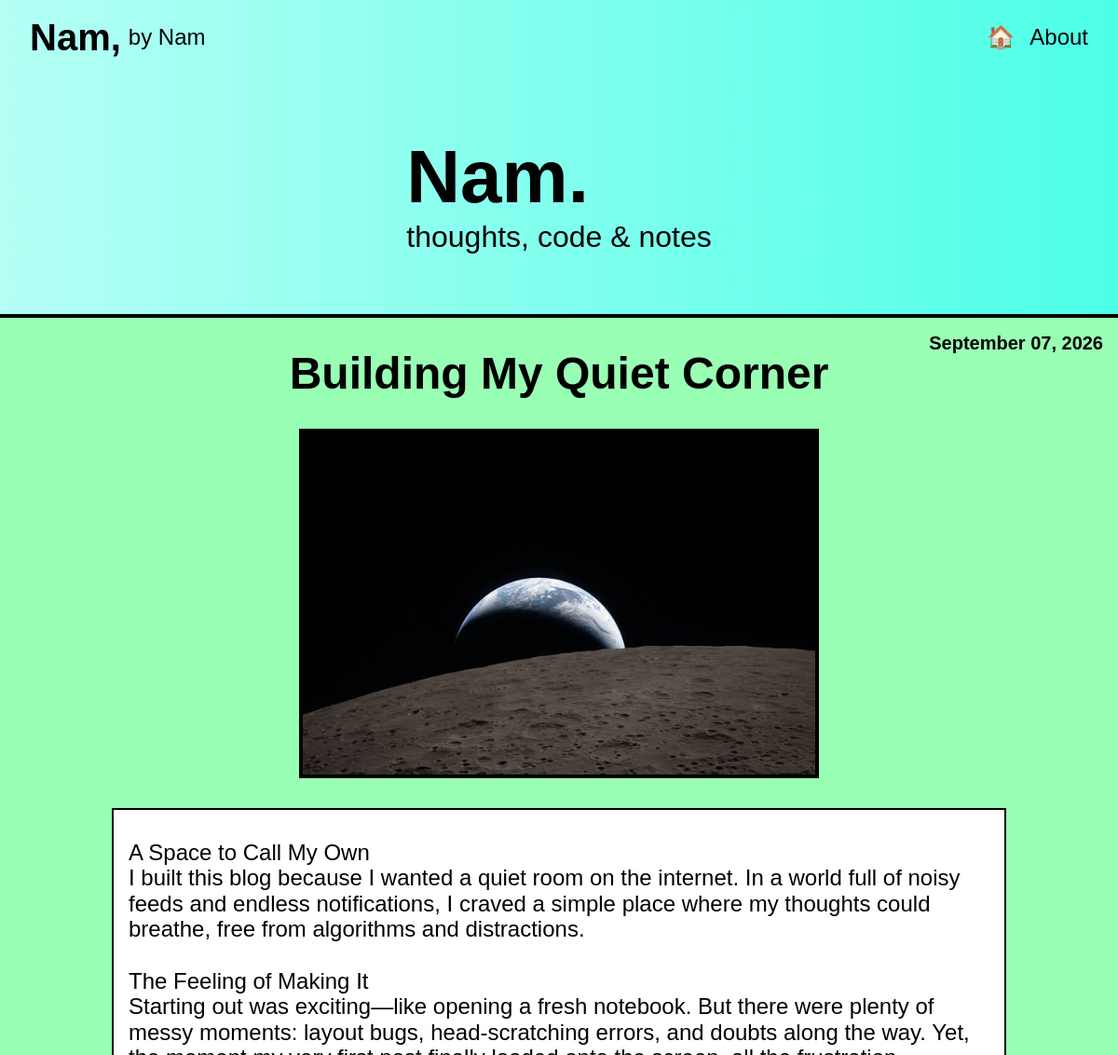
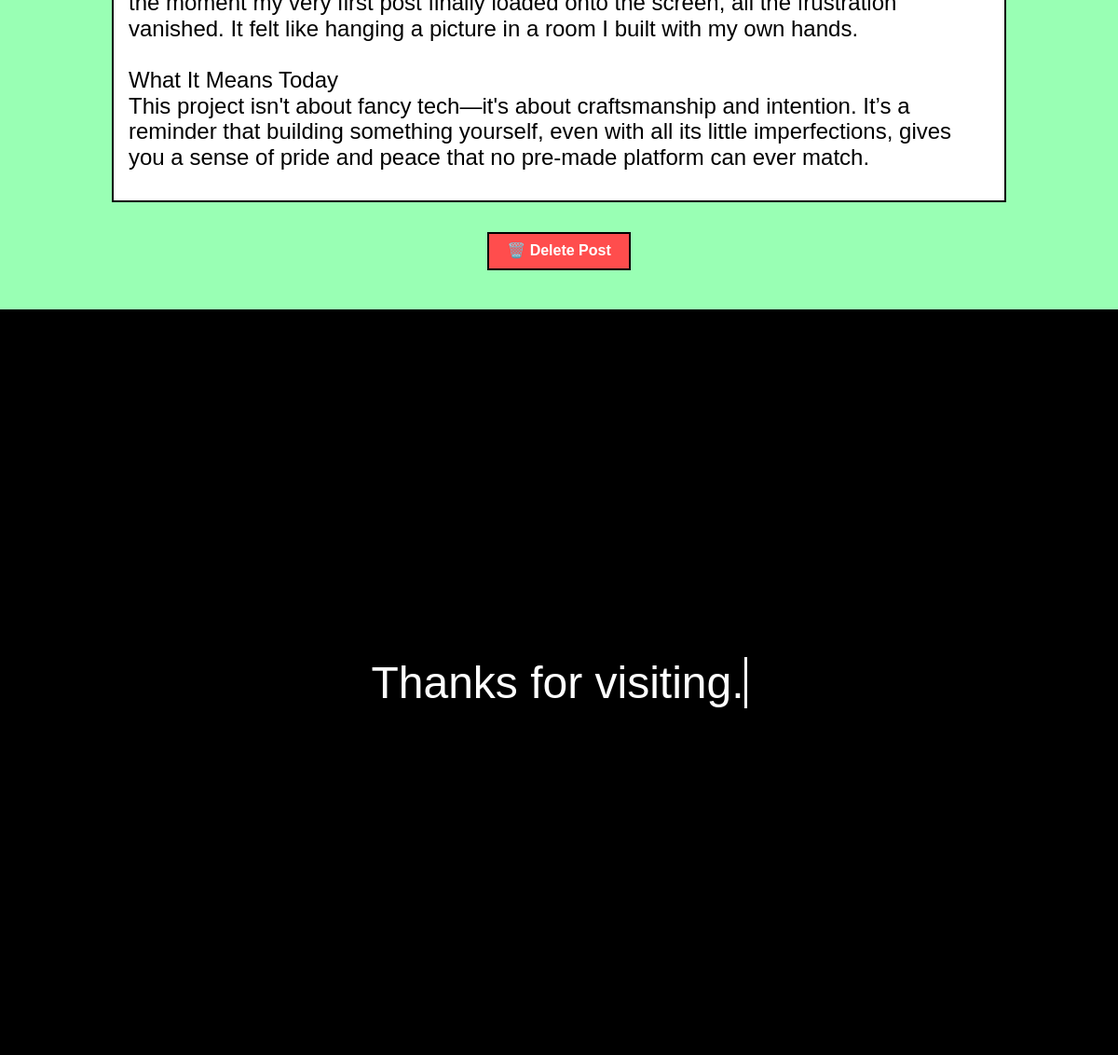
The page /posts/17/ (signed in) on the database its author committed (2 pictures, top to bottom).
### tables this page shows
CREATE TABLE 'posts' ('id' INTEGER PRIMARY KEY AUTOINCREMENT NOT NULL DEFAULT 0 , 'title' TEXT, 'subtext' TEXT, 'body' TEXT,'datetime' TEXT, 'tags' TEXT, 'imgsrc' TEXT);

### app.py (the view)
@app.route('/posts/<int:id>/')
def display_post(id):
    posts = db_execute("SELECT * FROM posts WHERE id = ?", (id,))
    if not posts:
        return render_template("notfound.html"), 404
    return render_template('post.html', id=id, post=posts[0])

### app.py (called while the page is built)
def db_execute(query, params=()):
    with sqlite3.connect(DB_PATH) as conn:
        conn.row_factory = sqlite3.Row
        cur = conn.cursor()
        cur.execute(query, params)
        conn.commit()
        if query.strip().upper().startswith("SELECT"):
            return [dict(row) for row in cur.fetchall()]
        return cur.lastrowid

@app.after_request
def after_request(response):
    response.headers["Cache-Control"] = "no-cache, no-store, must-revalidate"
    response.headers["Expires"] = 0
    response.headers["Pragma"] = "no-cache"
    return response

### templates/post.html
{% extends 'layout.html' %}
{% block css %}
    <link rel="stylesheet" href="/static/templates/post.css">
{% endblock %}
{% block body %}
    <main>
        <div class="post">
            <h1 class="post_title">{{post["title"]}}</h1>
            <img src="/{{post['imgsrc']}}" class="postimg">
            <p class="post_body">{{post["body"]}}</p>
            <p class="post_datetime">{{post["datetime"]}}</p>
            {% if session.user_id %}
            <form action="/posts/{{post['id']}}/delete" method="post" style="text-align: center; margin: 2rem 0;">
                <button type="submit" onclick="return confirm('Are you sure you want to delete this post?');" style="background-color: #ff4d4d; color: white; border: 2px solid black; padding: 0.6rem 1.2rem; font-size: 1rem; font-weight: bold; cursor: pointer;">🗑️ Delete Post</button>
            </form>
            {% endif %}
        </div>
    </main>
{% endblock %}

### static/layout.css (style rules this page uses)
:root { --index-top: linear-gradient(90deg, white, #dbdbdb); --about-top: linear-gradient(90deg, #fbe6ff, #ed85ff); --posts-top: linear-gradient(90deg, #b5fff5, #4dffe7); --topics-top: linear-gradient(90deg, #fffbb5, #fff654) }
html { scroll-behavior: smooth; }
* { margin: 0; padding: 0; }
body { font-family: sans-serif; }
h1 { margin: 0; }

### static/templates/post.css (style rules this page uses)
main { background: #99ffb4; position: relative; }
.post { padding-bottom: 10px; }
.postimg { width: 550px; max-width: 90%; height: auto; display: block; margin-left: auto; margin-right: auto; border: 4px solid black; }
.post_title { font-size: 3rem; padding: 2rem; text-align: center; }
.post_body { border: 2px solid black; background: white; white-space: pre-wrap; margin: 2rem 10% 2rem 10%; padding: 2rem 1rem 2rem 1rem; font-size: 1.5rem; }
.post_datetime { font-weight: bold; position: absolute; top: 0; right: 0; margin: 1rem; font-size: 1.25rem; }

### rows shown on the page
posts: title "Building My Quiet Corner", imgsrc (picture), body "A Space to Call My Own I built this blog because I wanted a quiet room on the internet. In a world full of noisy feeds and endless notifications, I craved a simple place where my thoughts could breathe, free from algorithms and distractions. The Feeling of Making It Starting out was exciting—like opening a fresh notebook. But there were plenty of messy moments: layout bugs, head-scratching errors, and doubts along the way. Yet, the moment my very first post finally loaded onto the screen, all the frustration vanished. It felt like hanging a picture in a room I built with my own hands. What It Means Today This project isn't about fancy tech—it's about craftsmanship and intention. It’s a…", datetime "September 07, 2026"
